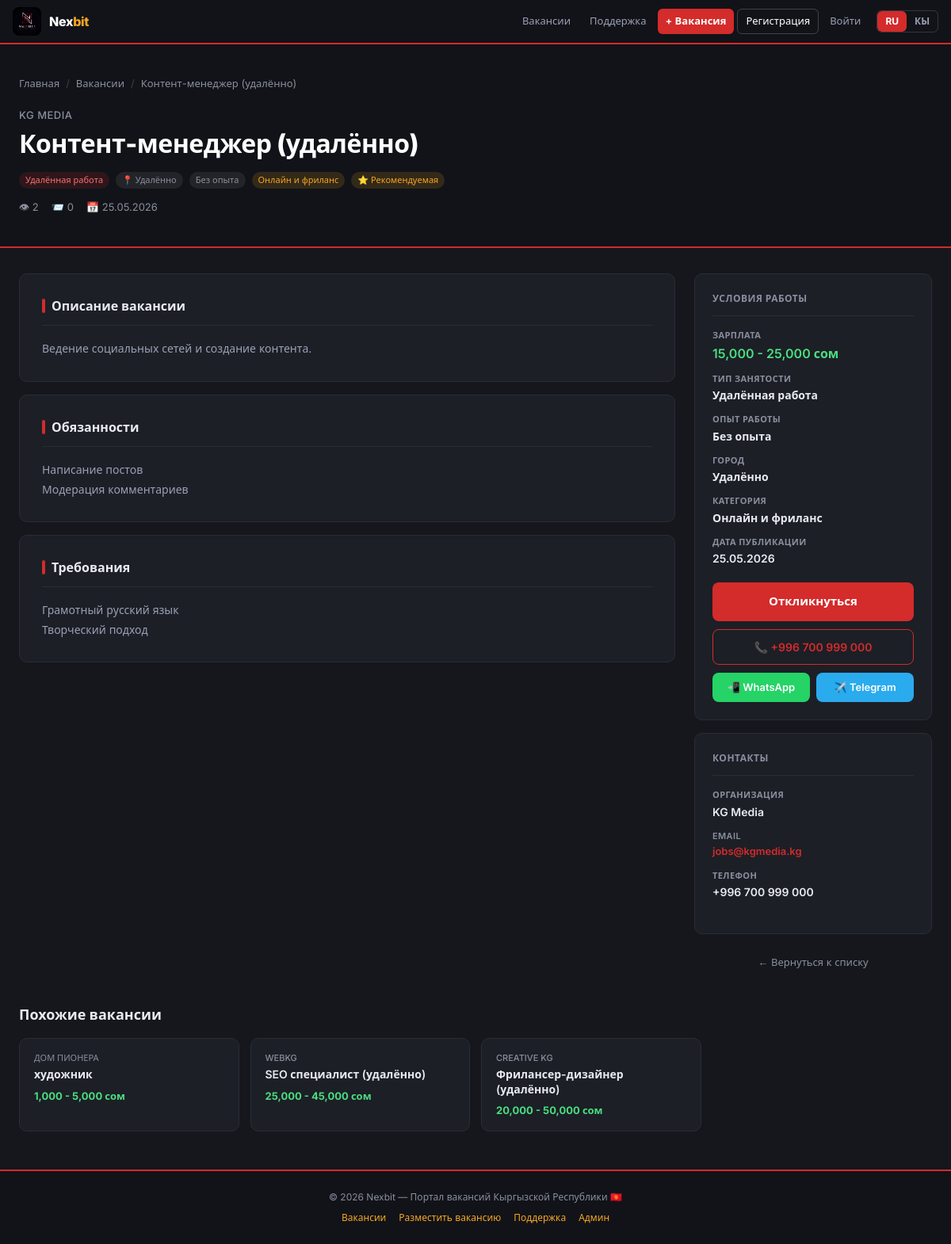
Page /vacancies/7/ on the committed database.
### core/models.py (models this page shows, shortened)
class Job(models.Model):
    EMPLOYMENT_CHOICES = [
        ('full', 'Полная занятость'),
        ('part', 'Частичная занятость'),
        ('intern', 'Стажировка'),
        ('remote', 'Удалённая работа'),
    ]
    EXPERIENCE_CHOICES = [
        ('none', 'Без опыта'),
        ('1year', 'До 1 года'),
        ('3years', 'От 1 до 3 лет'),
        ('5years', 'От 3 до 5 лет'),
    ]
    CITY_CHOICES = [
        ('Бишкек', 'Бишкек'),
        ('Ош', 'Ош'),
        ('Джалал-Абад', 'Джалал-Абад'),
        ('Каракол', 'Каракол'),
        ('Токмок', 'Токмок'),
        ('Нарын', 'Нарын'),
        ('Талас', 'Талас'),
        ('Баткен', 'Баткен'),
        ('Кант', 'Кант'),
        ('Кара-Балта', 'Кара-Балта'),
        ('Узген', 'Узген'),
        ('Балыкчы', 'Балыкчы'),
        ('Чолпон-Ата', 'Чолпон-Ата'),
        ('Майлуу-Суу', 'Майлуу-Суу'),
        ('Сулюкта', 'Сулюкта'),
        ('Кок-Жангак', 'Кок-Жангак'),
        ('Кемин', 'Кемин'),
        ('Таш-Кумыр', 'Таш-Кумыр'),
        ('Удалённо', 'Удалённо'),
    ]
    STATUS_CHOICES = [
        ('pending', 'На проверке'),
        ('approved', 'Одобрена'),
        ('rejected', 'Отклонена'),
    ]
    title = models.CharField(max_length=200, verbose_name='Должность')
    company = models.CharField(max_length=200, verbose_name='Организация')
    author = models.ForeignKey(User, on_delete=models.SET_NULL, null=True, blank=True, related_name='jobs')
    category = models.ForeignKey(Category, on_delete=models.SET_NULL, null=True, blank=True, related_name='jobs')
    location = models.CharField(max_length=150, choices=CITY_CHOICES, default='Бишкек')
    employment_type = models.CharField(max_length=20, choices=EMPLOYMENT_CHOICES, default='full')
    experience = models.CharField(max_length=20, choices=EXPERIENCE_CHOICES, default='none')
    salary_from = models.PositiveIntegerField(null=True, blank=True)
    salary_to = models.PositiveIntegerField(null=True, blank=True)
    description = models.TextField()
    requirements = models.TextField(blank=True)
    responsibilities = models.TextField(blank=True)
    contact_email = models.EmailField()
    contact_phone = models.CharField(max_length=30, blank=True)
    is_active = models.BooleanField(default=False)
    is_featured = models.BooleanField(default=False)
    status = models.CharField(max_length=20, choices=STATUS_CHOICES, default='pending')
    views_count = models.PositiveIntegerField(default=0, verbose_name='Просмотры')
    created_at = models.DateTimeField(auto_now_add=True)
    updated_at = models.DateTimeField(auto_now=True)
    class Meta:
        verbose_name = 'Вакансия'
        verbose_name_plural = 'Вакансии'
        ordering = ['-is_featured', '-created_at']
    def get_salary_display(self):
        if self.salary_from and self.salary_to:
            return f'{self.salary_from:,} - {self.salary_to:,} сом'
        elif self.salary_from:
            return f'от {self.salary_from:,} сом'
        elif self.salary_to:
            return f'до {self.salary_to:,} сом'
        return 'По договорённости'

class Category(models.Model):
    name = models.CharField(max_length=100)
    slug = models.SlugField(unique=True)
    class Meta:
        verbose_name = 'Категория'
        verbose_name_plural = 'Категории'

### core/views.py (the view)
# urls.py: path('vacancies/<int:pk>/', views.job_detail_view, name='job_detail'),
def job_detail_view(request, pk):
    job = get_object_or_404(Job, pk=pk, is_active=True)
    Job.objects.filter(pk=pk).update(views_count=F('views_count') + 1)
    job.refresh_from_db()
    related_jobs = Job.objects.filter(
        is_active=True, category=job.category
    ).exclude(pk=pk).order_by('-created_at')[:4]
    already_applied = False
    if request.user.is_authenticated:
        already_applied = JobApplication.objects.filter(job=job, applicant=request.user).exists()
    return render(request, 'core/job_detail.html', {
        'job': job,
        'related_jobs': related_jobs,
        'already_applied': already_applied,
    })

### core/context_processors.py (called while the page is built)
def lang_context(request):
    lang = request.session.get('lang', 'ru')
    trans = TRANSLATIONS.get(lang, {})
    return {
        'LANG': lang,
        'T': trans,
        'is_ky': lang == 'ky',
    }

### core/templates/core/job_detail.html (shortened to what this page needs)
{% extends 'core/base.html' %}
{% block content %}
<div class="detail-header">
    <div class="detail-header-inner">
        <div class="breadcrumb">
            <a href="{% url 'core:home' %}">{% if is_ky %}Башкы бет{% else %}Главная{% endif %}</a>
            <span>/</span>
            <a href="{% url 'core:job_list' %}">{% if is_ky %}Жумуштар{% else %}Вакансии{% endif %}</a>
            <span>/</span>
            <span style="color:var(--muted);">{{ job.title }}</span>
        </div>
        <div class="detail-company">{{ job.company }}</div>
        <h1 class="detail-title">{{ job.title }}</h1>
        <div class="detail-badges">
            <span class="badge badge-red">{{ job.get_employment_type_display }}</span>
            <span class="badge badge-gray">📍 {{ job.location }}</span>
            <span class="badge badge-gray">{{ job.get_experience_display }}</span>
            {% if job.category %}<span class="badge badge-gold">{{ job.category.name }}</span>{% endif %}
            {% if job.is_featured %}<span class="badge badge-gold">⭐ {% if is_ky %}Сунушталган{% else %}Рекомендуемая{% endif %}</span>{% endif %}
        </div>
        <div class="detail-stats">
            <span class="detail-stat">👁 {{ job.views_count }}</span>
            <span class="detail-stat">📨 {{ job.applications.count }}</span>
            <span class="detail-stat">📅 {{ job.created_at|date:"d.m.Y" }}</span>
        </div>
    </div>
</div>
<div class="detail-layout">
    <div>
        <div class="content-block">
            <div class="content-block-title">{% if is_ky %}Сүрөттөмө{% else %}Описание вакансии{% endif %}</div>
            <div class="content-text">{{ job.description }}</div>
        </div>
        {% if job.responsibilities %}
        <div class="content-block">
            <div class="content-block-title">{% if is_ky %}Милдеттер{% else %}Обязанности{% endif %}</div>
            <div class="content-text">{{ job.responsibilities }}</div>
        </div>
        {% endif %}
        {% if job.requirements %}
        <div class="content-block">
            <div class="content-block-title">{% if is_ky %}Талаптар{% else %}Требования{% endif %}</div>
            <div class="content-text">{{ job.requirements }}</div>
        </div>
        {% endif %}
    </div>
    <aside>
        <div class="sidebar-card">
            <div class="sidebar-title">{% if is_ky %}Иш шарттары{% else %}Условия работы{% endif %}</div>
            <div class="info-row">
                <div class="info-item">
                    <span class="info-item-label">{% if is_ky %}Айлык акы{% else %}Зарплата{% endif %}</span>
                    <span class="info-item-value salary">{{ job.get_salary_display }}</span>
                </div>
                <div class="info-item">
                    <span class="info-item-label">{% if is_ky %}Иш түрү{% else %}Тип занятости{% endif %}</span>
                    <span class="info-item-value">{{ job.get_employment_type_display }}</span>
                </div>
                <div class="info-item">
                    <span class="info-item-label">{% if is_ky %}Тажрыйба{% else %}Опыт работы{% endif %}</span>
                    <span class="info-item-value">{{ job.get_experience_display }}</span>
                </div>
                <div class="info-item">
                    <span class="info-item-label">{% if is_ky %}Шаар{% else %}Город{% endif %}</span>
                    <span class="info-item-value">{{ job.location }}</span>
                </div>
                {% if job.category %}
                <div class="info-item">
                    <span class="info-item-label">{% if is_ky %}Категория{% else %}Категория{% endif %}</span>
                    <span class="info-item-value">{{ job.category.name }}</span>
                </div>
                {% endif %}
                <div class="info-item">
                    <span class="info-item-label">{% if is_ky %}Жарыяланган{% else %}Дата публикации{% endif %}</span>
                    <span class="info-item-value">{{ job.created_at|date:"d.m.Y" }}</span>
                </div>
            </div>
            {% if user.is_authenticated %}
                {% if already_applied %}
                    <div class="apply-btn-done">✓ {% if is_ky %}Өтүнүч жөнөтүлдү{% else %}Отклик отправлен{% endif %}</div>
                {% else %}
                    <a href="{% url 'core:apply_job' job.pk %}" class="apply-btn">{% if is_ky %}Жумушка өтүнүү{% else %}Откликнуться{% endif %}</a>
                {% endif %}
            {% else %}
                <a href="{% url 'core:login' %}?next={{ request.path }}" class="apply-btn">{% if is_ky %}Жумушка өтүнүү{% else %}Откликнуться{% endif %}</a>
            {% endif %}
            {% if job.contact_phone %}
            <a href="tel:{{ job.contact_phone }}" class="contact-btn">📞 {{ job.contact_phone }}</a>
            {% endif %}
            <div class="share-row">
                <a href="https://wa.me/?text={{ job.title }} — {{ job.company }}" target="_blank" class="share-btn share-wa">📲 WhatsApp</a>
                <a href="https://t.me/share/url?url={{ request.build_absolute_uri }}&text={{ job.title }}" target="_blank" class="share-btn share-tg">✈️ Telegram</a>
            </div>
        </div>
        <div class="sidebar-card">
            <div class="sidebar-title">{% if is_ky %}Байланыш{% else %}Контакты{% endif %}</div>
            <div class="info-row">
                <div class="info-item">
                    <span class="info-item-label">{% if is_ky %}Уюм{% else %}Организация{% endif %}</span>
                    <span class="info-item-value">{{ job.company }}</span>
                </div>
                <div class="info-item">
                    <span class="info-item-label">Email</span>
                    <span class="info-item-value" style="font-size:13px;">
                        <a href="mailto:{{ job.contact_email }}" style="color:var(--red);">{{ job.contact_email }}</a>
                    </span>
                </div>
                {% if job.contact_phone %}
                <div class="info-item">
                    <span class="info-item-label">{% if is_ky %}Телефон{% else %}Телефон{% endif %}</span>
                    <span class="info-item-value">{{ job.contact_phone }}</span>
                </div>
                {% endif %}
            </div>
        </div>
        <a href="{% url 'core:job_list' %}" style="display:block;text-align:center;font-size:13px;color:var(--muted);padding:10px;">
            ← {% if is_ky %}Тизмеге кайтуу{% else %}Вернуться к списку{% endif %}
        </a>
    </aside>
</div>
{% if related_jobs %}
<div class="related-section">
    <div class="related-title">{% if is_ky %}Окшош жумуштар{% else %}Похожие вакансии{% endif %}</div>
    <div class="related-grid">
        {% for rjob in related_jobs %}
        <a href="{% url 'core:job_detail' rjob.pk %}" class="related-card">
            <div class="related-card-company">{{ rjob.company }}</div>
            <div class="related-card-title">{{ rjob.title }}</div>
            <div class="related-card-salary">{{ rjob.get_salary_display }}</div>
        </a>
        {% endfor %}
    </div>
</div>
{% endif %}
{% endblock %}

### core/templates/core/base.html (style rules this page uses)
*, *::before, *::after { box-sizing: border-box; margin: 0; padding: 0; }
:root { --red: #D42B2B; --red-dark: #A81E1E; --gold: #F5A623; --dark: #111318; --dark2: #1C1F26; --muted: #8A8F9E; --border: #2A2D36; --white: #FFFFFF; --bg: #15171D; --text: #E8EAF0; --green: #4ADE80; }
html, body { overflow-x: hidden; width: 100%; }
body { font-family: 'Inter', 'Segoe UI', sans-serif; background: var(--bg); color: var(--text); font-size: 14px; line-height: 1.5; }
a { text-decoration: none; color: inherit; }
.badge { display: inline-block; font-size: 11px; font-weight: 500; padding: 2px 8px; border-radius: 20px; }
.badge-red { background: rgba(212,43,43,0.15); color: #F87171; }
.badge-gray { background: rgba(255,255,255,0.07); color: var(--muted); }
.badge-gold { background: rgba(245,166,35,0.15); color: var(--gold); }

### rows in the picture
Job: title "Контент-менеджер (удалённо)", company "KG MEDIA", employment_type "Удалённая работа", location "Удалённо", experience "Без опыта", category.name "Онлайн и фриланс", views_count "2", applications.count "0", created_at "25.05.2026", description "Ведение социальных сетей и создание контента.", responsibilities "Написание постов Модерация комментариев", requirements "Грамотный русский язык Творческий подход", salary "15,000 - 25,000 сом", contact_phone "+996 700 999 000", company "KG Media", contact_email "jobs@kgmedia.kg"
Job: company "ДОМ ПИОНЕРА", title "художник", salary "1,000 - 5,000 сом"
Job: company "WEBKG", title "SEO специалист (удалённо)", salary "25,000 - 45,000 сом"
Job: company "CREATIVE KG", title "Фрилансер-дизайнер (удалённо)", salary "20,000 - 50,000 сом"
